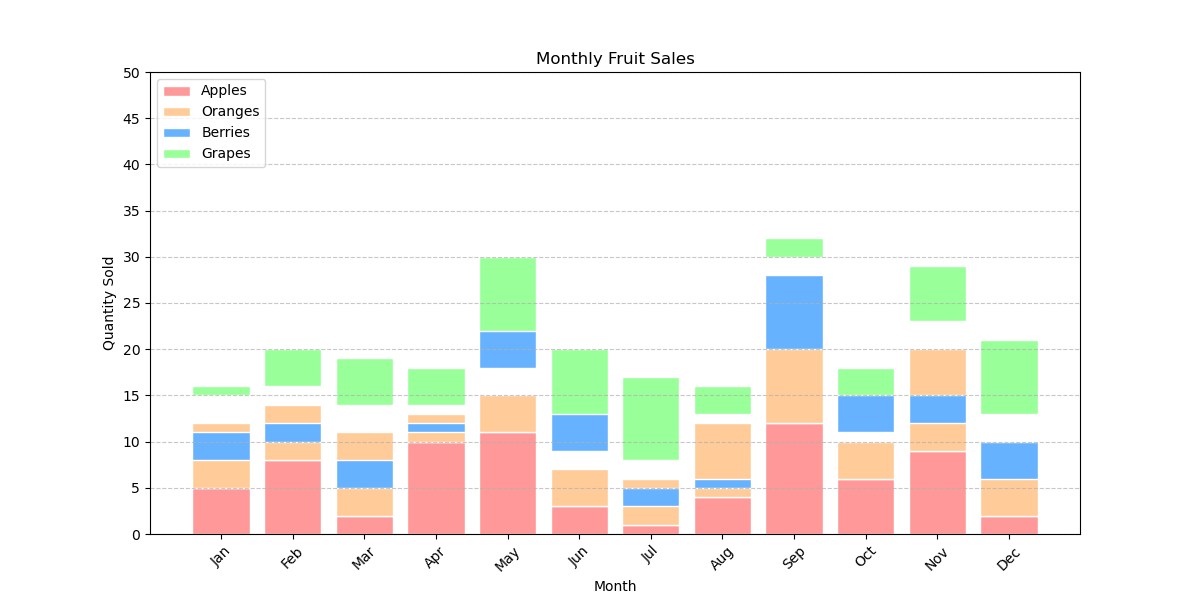

Write the Python code that produced this figure.

import matplotlib.pyplot as plt
import numpy as np

# Data
months = ['Jan', 'Feb', 'Mar', 'Apr', 'May', 'Jun', 'Jul', 'Aug', 'Sep', 'Oct', 'Nov', 'Dec']
apples = [5, 8, 2, 10, 11, 3, 1, 4, 12, 6, 9, 2]
oranges = [7, 6, 9, 3, 4, 4, 5, 8, 10, 4, 11, 7]
berries = [3, 2, 3, 1, 7, 6, 2, 1, 8, 5, 3, 4]
grapes = [1, 4, 5, 4, 8, 7, 9, 3, 2, 3, 6, 8]

# Stacked bar chart data accumulation
bars_oranges = np.add(apples, berries).tolist()

# Modify the color scheme using hexadecimal color codes
colors = ['#FF9999', '#FFCC99', '#66B2FF', '#99FF99']

fig, ax = plt.subplots(figsize=(12, 6)) # Change size of the chart

# Creating the horizontal bar chart
ax.bar(months, apples, color=colors[0], edgecolor='white', width=0.8, label='Apples')
ax.bar(months, oranges, bottom=apples, color=colors[1], edgecolor='white', width=0.8, label='Oranges')
ax.bar(months, berries, bottom=bars_oranges, color=colors[2], edgecolor='white', width=0.8, label='Berries')
ax.bar(months, grapes, bottom=np.add(bars_oranges, oranges).tolist(), color=colors[3], edgecolor='white', width=0.8, label='Grapes')

# Customizing the vertical stacked bar chart with the new topic: 'Monthly Fruit Sales'
plt.title('Monthly Fruit Sales')
plt.xlabel('Month')
plt.ylabel('Quantity Sold')
plt.yticks(np.arange(0, 51, 5))
plt.xticks(rotation=45)
plt.legend(loc='upper left')
plt.grid(axis='y', linestyle='--', alpha=0.7)

# Display the final plot
plt.show()
